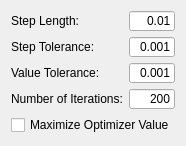
<?xml version="1.0" encoding="UTF-8"?>
<ui version="4.0">
 <class>QmitkPowellOptimizerControls</class>
 <widget class="QWidget" name="QmitkPowellOptimizerControls">
  <property name="geometry">
   <rect>
    <x>0</x>
    <y>0</y>
    <width>182</width>
    <height>146</height>
   </rect>
  </property>
  <property name="windowTitle">
   <string>Form</string>
  </property>
  <layout class="QVBoxLayout" name="verticalLayout">
   <item>
    <layout class="QHBoxLayout" name="_42">
     <item>
      <layout class="QVBoxLayout" name="_43">
       <item>
        <widget class="QLabel" name="textLabel8">
         <property name="font">
          <font>
           <weight>50</weight>
           <bold>false</bold>
          </font>
         </property>
         <property name="text">
          <string>Step Length:</string>
         </property>
         <property name="wordWrap">
          <bool>false</bool>
         </property>
        </widget>
       </item>
       <item>
        <widget class="QLabel" name="textLabel9">
         <property name="font">
          <font>
           <weight>50</weight>
           <bold>false</bold>
          </font>
         </property>
         <property name="text">
          <string>Step Tolerance:</string>
         </property>
         <property name="wordWrap">
          <bool>false</bool>
         </property>
        </widget>
       </item>
       <item>
        <widget class="QLabel" name="textLabel10">
         <property name="font">
          <font>
           <weight>50</weight>
           <bold>false</bold>
          </font>
         </property>
         <property name="text">
          <string>Value Tolerance:</string>
         </property>
         <property name="wordWrap">
          <bool>false</bool>
         </property>
        </widget>
       </item>
       <item>
        <widget class="QLabel" name="textLabel11">
         <property name="font">
          <font>
           <weight>50</weight>
           <bold>false</bold>
          </font>
         </property>
         <property name="text">
          <string>Number of Iterations:</string>
         </property>
         <property name="wordWrap">
          <bool>false</bool>
         </property>
        </widget>
       </item>
      </layout>
     </item>
     <item>
      <layout class="QVBoxLayout" name="_44">
       <item>
        <widget class="QLineEdit" name="m_StepLengthPowell">
         <property name="minimumSize">
          <size>
           <width>0</width>
           <height>20</height>
          </size>
         </property>
         <property name="font">
          <font>
           <weight>50</weight>
           <bold>false</bold>
          </font>
         </property>
         <property name="text">
          <string>0.01</string>
         </property>
         <property name="alignment">
          <set>Qt::AlignRight</set>
         </property>
        </widget>
       </item>
       <item>
        <widget class="QLineEdit" name="m_StepTolerancePowell">
         <property name="minimumSize">
          <size>
           <width>0</width>
           <height>20</height>
          </size>
         </property>
         <property name="font">
          <font>
           <weight>50</weight>
           <bold>false</bold>
          </font>
         </property>
         <property name="text">
          <string>0.001</string>
         </property>
         <property name="alignment">
          <set>Qt::AlignRight</set>
         </property>
        </widget>
       </item>
       <item>
        <widget class="QLineEdit" name="m_ValueTolerancePowell">
         <property name="minimumSize">
          <size>
           <width>0</width>
           <height>20</height>
          </size>
         </property>
         <property name="font">
          <font>
           <weight>50</weight>
           <bold>false</bold>
          </font>
         </property>
         <property name="text">
          <string>0.001</string>
         </property>
         <property name="alignment">
          <set>Qt::AlignRight</set>
         </property>
        </widget>
       </item>
       <item>
        <widget class="QLineEdit" name="m_IterationsPowell">
         <property name="minimumSize">
          <size>
           <width>0</width>
           <height>20</height>
          </size>
         </property>
         <property name="font">
          <font>
           <weight>50</weight>
           <bold>false</bold>
          </font>
         </property>
         <property name="text">
          <string>200</string>
         </property>
         <property name="alignment">
          <set>Qt::AlignRight</set>
         </property>
        </widget>
       </item>
      </layout>
     </item>
    </layout>
   </item>
   <item>
    <widget class="QCheckBox" name="m_Maximize">
     <property name="enabled">
      <bool>true</bool>
     </property>
     <property name="minimumSize">
      <size>
       <width>0</width>
       <height>20</height>
      </size>
     </property>
     <property name="font">
      <font>
       <weight>50</weight>
       <bold>false</bold>
      </font>
     </property>
     <property name="text">
      <string>Maximize Optimizer Value</string>
     </property>
    </widget>
   </item>
  </layout>
 </widget>
 <resources/>
 <connections/>
</ui>
